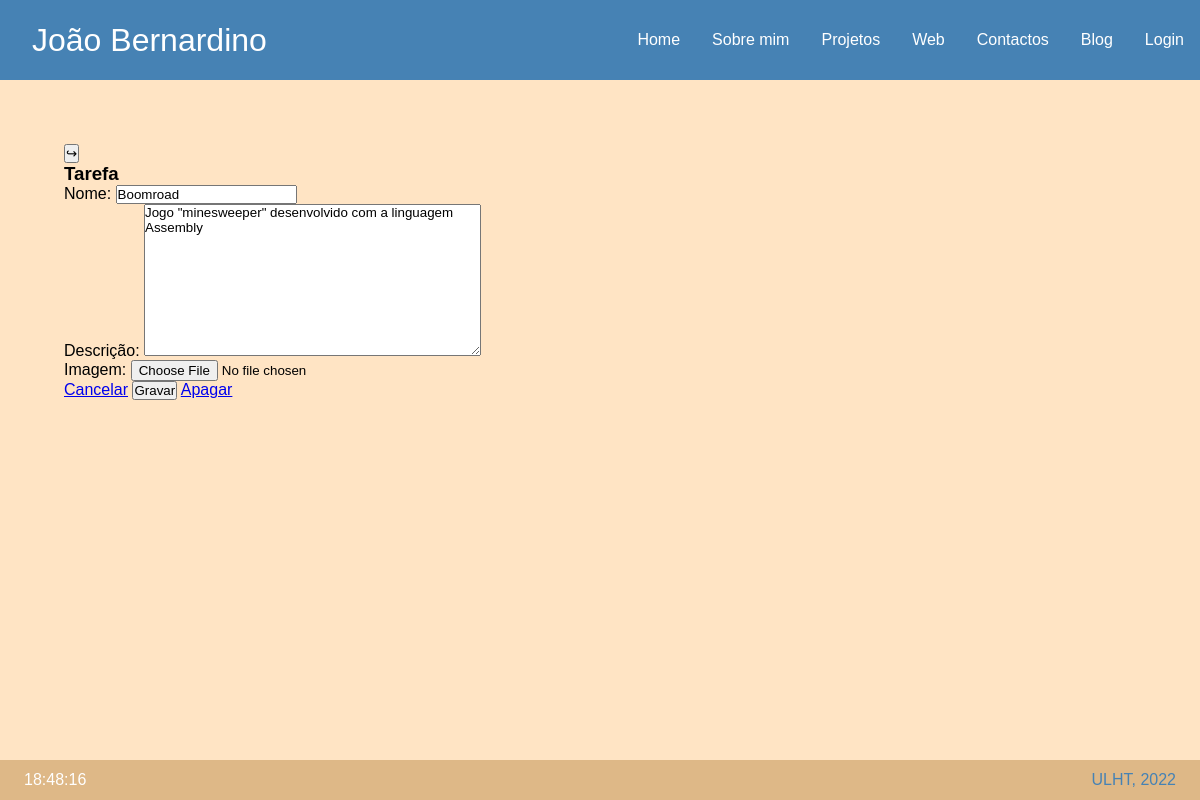
Before: /editarprojeto/1 with the older database file.
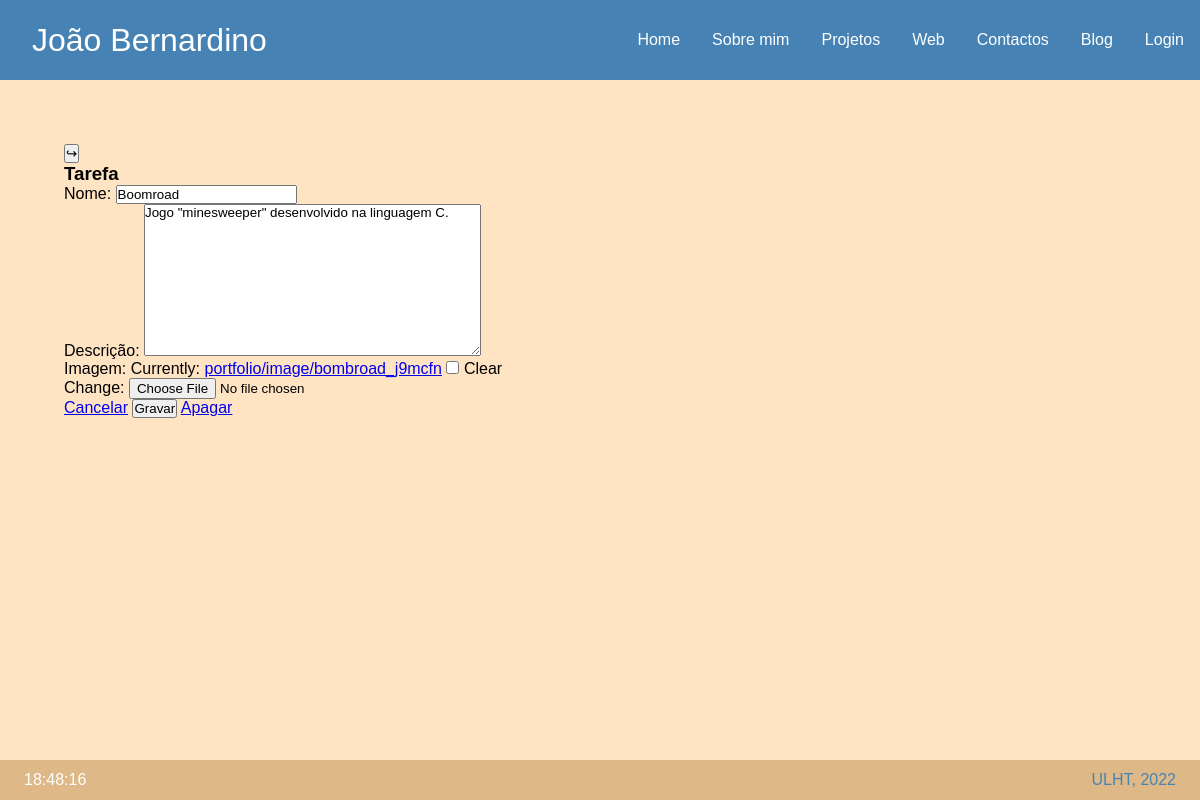
After: the same page with the newer database file.
### portfolio/models.py (models this page shows, shortened)
class Projeto(models.Model):
    nome = models.CharField(max_length=40)
    descricao = models.TextField()
    imagem = models.ImageField(blank=True, upload_to='image')

### portfolio/views.py (the view)
# urls.py: path('editarprojeto/<int:topico_id>', views.editar_projeto_view, name='editarprojeto'),
def editar_projeto_view(request, topico_id):
    topico = Projeto.objects.get(id=topico_id)
    form = ProjetoForm(request.POST or None, instance=topico)
    if form.is_valid():
        form.save()
        return HttpResponseRedirect(reverse('portfolio:projetos'))
    context = {'form': form, 'topico_id': topico_id}
    return render(request, 'portfolio/editar_projeto.html', context)

### portfolio/forms.py
class ProjetoForm(ModelForm):
    class Meta:
        model = Projeto
        fields = '__all__'
        widgets = {
            'Nome_Projeto': forms.TextInput(attrs={'class': 'form-control', 'placeholder': 'titulo'}),
        }
        labels = {
            'descricao': 'Descrição',
            'imagem' : 'Imagem'
        }

### portfolio/templates/portfolio/editar_projeto.html (shortened to what this page needs)
{% extends 'portfolio/layout.html' %}
{% block main %}
<h3>Tarefa</h3>
    <form action="{% url 'portfolio:editarprojeto' topico_id %}" method="POST">
        {{ form.as_p }}
        <a href="{% url 'portfolio:projetos' %}" role="button" class="btn btn-warning">Cancelar</a>
        <input type="submit" value="Gravar" class="btn btn-success">
        <a href="{% url 'portfolio:apagarprojeto' topico_id %}" role="button" class="btn btn-danger">Apagar</a>
    </form>
{% endblock %}

Changed rows visible on the page:
changed Projeto "Boomroad": descricao "Jogo \"minesweeper\" desenvolvido com a linguagem Assembly" → "Jogo \"minesweeper\" desenvolvido na linguagem C."
Other visible differences:
form field as_p: (not shown) → "☐"
text no longer shown: "Nome: Descrição: Imagem:"
text now shown: "Nome: Descrição: Imagem: Currently: portfolio/image/bombroad_j9mcfn Clear Change:"
